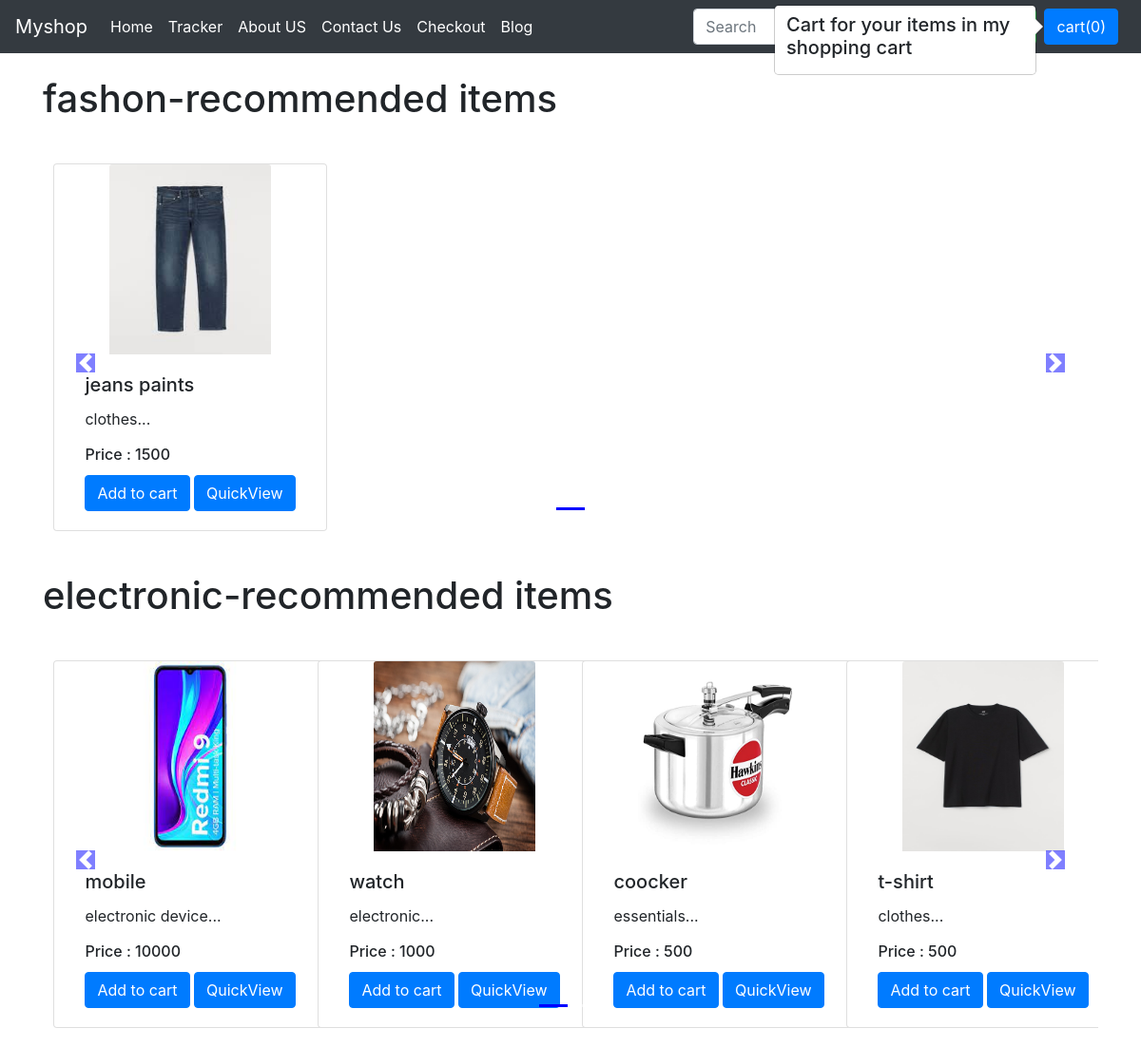
The app's page /shop/ with its own data.
### shop/models.py (models this page shows, shortened)
class product(models.Model):
    product_id = models.AutoField
    product_name = models.CharField(max_length=50, default=' ')
    desc = models.CharField(max_length=300)
    publish_date = models.DateField()
    category = models.CharField(max_length=50, default=' ')
    sub_catagory = models.CharField(max_length=50, default=' ')
    price = models.IntegerField(default=0)
    image = models.ImageField(upload_to='shop/images', default=" ")

### shop/views.py (the view)
# urls.py: path('',views.index,name='bloghome'),
def index(request):
    allprods = []
    catprods = product.objects.values('category','id')
    cats = {item['category'] for item in catprods}
    for cat in cats:
        prod = product.objects.filter(category=cat)
        n = len(prod)
        nslides = n//4+ceil((n/4)-(n//4))
        allprods.append([prod, range(1, nslides), nslides])
    params = {'allprods': allprods}
    return render(request, './shop/index.html', params)

### shop/templates/shop/index.html (shortened to what this page needs)
{% extends 'shop/basic.html' %}
{% block body %} {% load static %}
<div class="container">
    {% for product,range,nslides in allprods %}
    <h1 class="my-4">{{product.0.category}}-recommended items</h1>
    <div class="row">
        <div id="demo{{forloop.counter}}" class=" col carousel slide carousel-fade my-3" data-bs-ride="carousel">
            <ul class="carousel-indicators">
                <li data-target="#demo{{forloop.counter}}" data-slide-to="0" class="active"></li>
                {% for i in range %}
                <li data-target="#demo{{forloop.parentloop.counter}}" data-slide-to="{{i}}"></li>
                {% endfor %}
            </ul>
            <div class="container carousel-inner no-padding">
                <div class="carousel-item active">
                    {% for i in product %}
                    <div class="col-xs-3 col-sm-3 col-md-3">
                        <div class="card align-items-center my-1" style="width: 18rem;">
                            <img src='{{i.image.url}}' class="card-img-top" alt="...">
                            <div class="card-body">
                                <h5 class="card-title" id="namepr{{i.id}}">{{i.product_name}}</h5>
                                <p class="card-text">{{i.desc|slice:"0:55"}}...</p>
                                <h6 class="card-title">Price : <span id="pricepr{{i.id}}">{{i.price}}</span></h6>
                                <span id="divpr{{i.id}}" class="divpr">
                                    <button id="pr{{i.id}}" class="btn btn-primary cart">Add to cart</button>
                                </span>
                                <a href="/shop/products/{{i.id}}"> <button id="qv{{i.id}}"
                                        class="btn btn-primary cart">QuickView</button>
                                </a>
                            </div>
                        </div>
                    </div>
                    {% if forloop.counter|divisibleby:4 and forloop.counter > 0 and not forloop.last %}
                </div>
                <div class="carousel-item">
                    {% endif %} {% endfor %}
                </div>
            </div>
        </div>
        <a class="carousel-control-prev" href="#demo{{forloop.counter}}" data-slide="prev">
            <span class="carousel-control-prev-icon"></span>
        </a>
        <a class="carousel-control-next" href="#demo{{forloop.counter}}" data-slide="next">
            <span class="carousel-control-next-icon"></span>
        </a>
    </div>
    {% endfor %}
</div>
{% endblock %}

### shop/templates/shop/basic.html (shortened to what this page needs)
<!doctype html>
<html lang="en">
<head>
    <link rel="stylesheet" href="https://stackpath.bootstrapcdn.com/bootstrap/4.2.1/css/bootstrap.min.css"
>
</head>
<body>
    {% load static %}
    <nav class="navbar navbar-expand-lg navbar-dark bg-dark">
        <a class="navbar-brand" href="/shop">Myshop</a>
        <div class="collapse navbar-collapse" id="navbarSupportedContent">
            <ul class="navbar-nav mr-auto">
                <li class="nav-item active">
                    <a class="nav-link" href="/shop">Home <span class="sr-only">(current)</span></a>
                </li>
                <li class="nav-item active">
                    <a class="nav-link" href="/shop/tracker">Tracker</a>
                </li>
                <li class="nav-item active">
                    <a class="nav-link" href="/shop/about">About US</a>
                </li>
                <li class="nav-item active">
                    <a class="nav-link" href="/shop/contact">Contact Us</a>
                </li>
                <li class="nav-item active">
                    <a class="nav-link" href="/shop/checkout">Checkout</a>
                </li>
                <li class="nav-item active">
                    <a class="nav-link" href="/blog">Blog</a>
                </li>
            </ul>
            <form class="form-inline my-2 my-lg-0">
                <button class="btn btn-outline-success my-2 my-sm-0" type="submit">Search</button>
            </form>
            <button type="button" class="btn btn-primary mx-2" id="popcart" data-bs-container="body"
                data-bs-toggle="popover" data-bs-placement="bottom" data-html="true" data-bs-content="Bottom popover">
                cart(<span id="cart">0</span>)
            </button>
        </div>
    </nav>
    {% block body %} {% endblock %}
</body>
</html>

### shop/templates/shop/index.html (style rules this page uses)
.col-md-3 { display: inline-block; margin-left: -4px; }
.carousel-indicators .active { background-color: blue; }
.col-md-3 img { width: 170px; height: 200px; }
body .carousel-indicators { bottom: -40; }
body .carousel-control-prev-icon, body .carousel-control-next-icon { background-color: blue; }
body .carousel-control-prev, body .carousel-control-next { top: auto; bottom: auto; padding-top: 220px; }
body .no-padding { padding-left: 0; padding-right: 0; }

### records on screen
product: category "fashon", image (picture), product_name "jeans paints", desc "clothes", price "1500"
product: category "electronic", image (picture), product_name "mobile", desc "electronic device", price "10000"
product: image (picture), product_name "watch", desc "electronic", price "1000"
product: image (picture), product_name "coocker", desc "essentials", price "500"
product: image (picture), product_name "t-shirt", desc "clothes", price "500"
